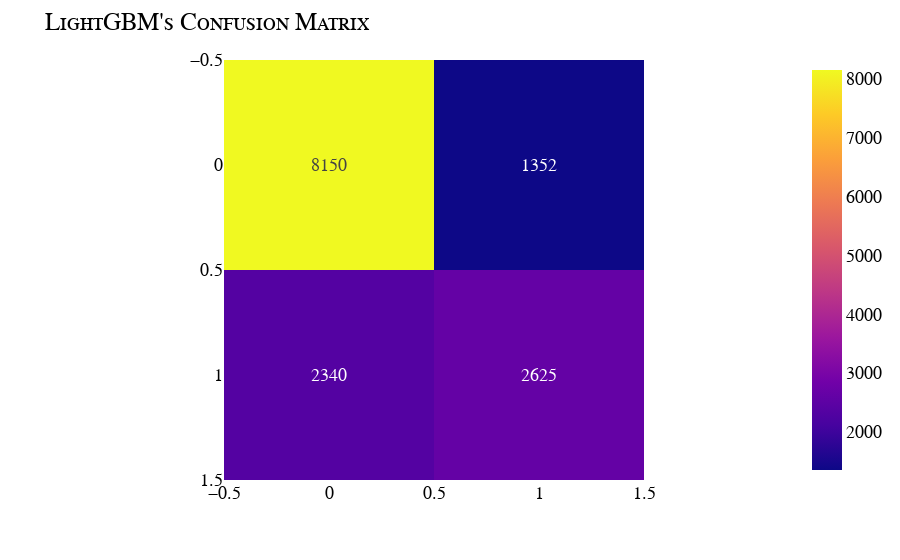

Here is the notebook cell this chart was saved with:
### Code cell
accuracy = lightGBM.score(X_test, y_test)


print(f"LightGBM acurracy: {accuracy*100:.2f}%")
print("\nClassification report")
print(classification_report(y_test, preds))

cm = confusion_matrix(y_test, preds)
fig = px.imshow(cm, text_auto=True).update_layout(title={"text": "LightGBM's Confusion Matrix"}, font=my_font).show()

### Figure 1 — Plotly figure (JSON) as saved in the notebook; plotly's stock layout.template omitted (floating-point values rounded to 4 significant figures)
{"data": [{"coloraxis": "coloraxis", "hovertemplate": "x: %{x}<br>y: %{y}<br>color: %{z}<extra></extra>", "name": "0", "texttemplate": "%{z}", "type": "heatmap", "xaxis": "x", "yaxis": "y", "z": [[8150, 1352], [2340, 2625]]}], "layout": {"coloraxis": {"colorscale": [[0, "#0d0887"], [0.1111, "#46039f"], [0.2222, "#7201a8"], [0.3333, "#9c179e"], [0.4444, "#bd3786"], [0.5556, "#d8576b"], [0.6667, "#ed7953"], [0.7778, "#fb9f3a"], [0.8889, "#fdca26"], [1, "#f0f921"]]}, "font": {"color": "Black", "family": "Courier New, monospace", "size": 18, "variant": "small-caps"}, "margin": {"t": 60}, "title": {"text": "LightGBM's Confusion Matrix"}, "xaxis": {"anchor": "y", "constrain": "domain", "domain": [0, 1], "scaleanchor": "y"}, "yaxis": {"anchor": "x", "autorange": "reversed", "constrain": "domain", "domain": [0, 1]}}}
